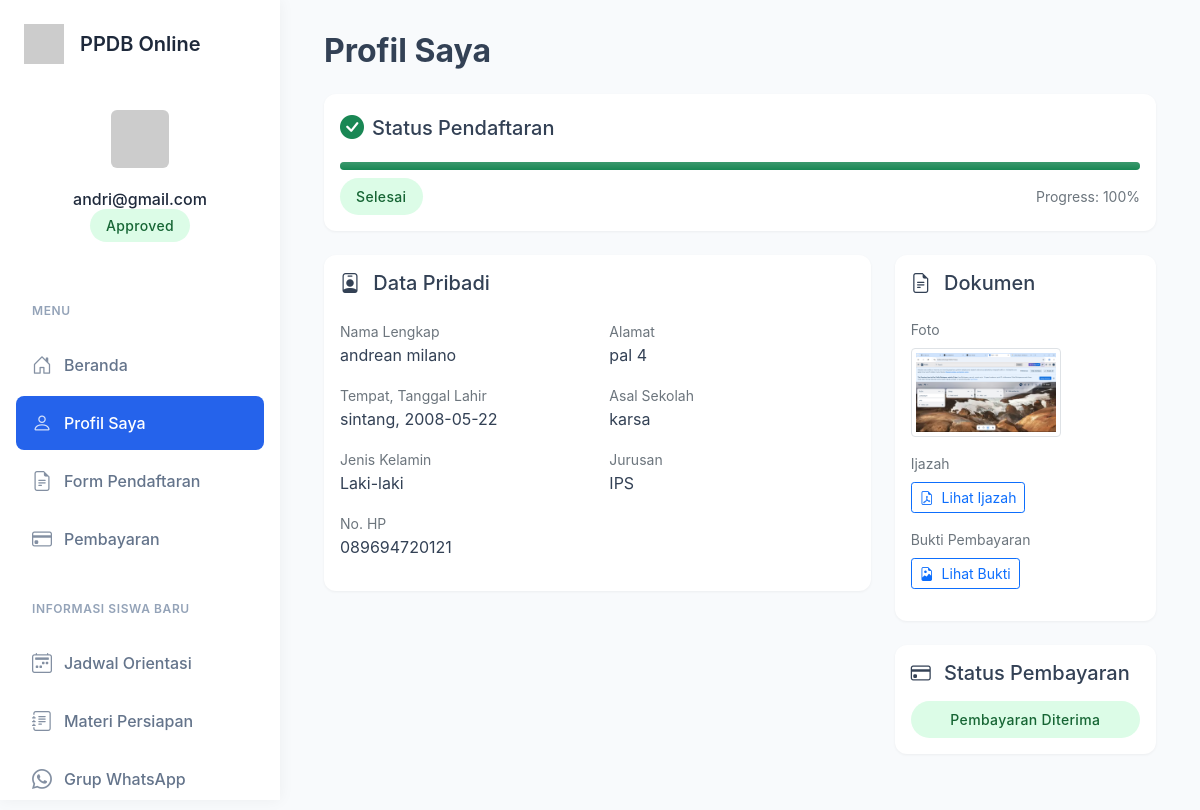
Page /profile (signed in) on the committed database.
### app.py (models this page shows, shortened)
class User(db.Model):
    __tablename__ = 'users'  # Explicitly define table name
    id = db.Column(db.Integer, primary_key=True)
    username = db.Column(db.String(100), unique=True, nullable=False)
    password = db.Column(db.String(200), nullable=False)
    is_admin = db.Column(db.Boolean, default=False)
    is_verified = db.Column(db.Boolean, default=False)  # Add this attribute
    formulir = db.relationship('Formulir', back_populates='user')  # Add this relationship
    posts = db.relationship('ForumPost', backref='author', lazy=True)
    comments = db.relationship('ForumComment', backref='author', lazy=True)

class Formulir(db.Model):
    id = db.Column(db.Integer, primary_key=True)
    user_id = db.Column(db.Integer, db.ForeignKey('users.id'), nullable=False)
    user = db.relationship('User', back_populates='formulir')
    nama_lengkap = db.Column(db.String(100))
    tempat_lahir = db.Column(db.String(100))
    tanggal_lahir = db.Column(db.String(100))
    jenis_kelamin = db.Column(db.String(20))
    alamat = db.Column(db.String(200))
    asal_sekolah = db.Column(db.String(200))
    jurusan = db.Column(db.String(100))
    no_hp = db.Column(db.String(20))
    foto_path = db.Column(db.String(200))
    ijazah_path = db.Column(db.String(200))
    pembayaran_path = db.Column(db.String(200))
    pembayaran_status = db.Column(db.String(20), default='belum')
    verifikasi_status = db.Column(db.String(20), default='belum')

### app.py (the view)
    def wrapper(*args, **kwargs):
        if 'user_id' not in session:
            flash('Anda perlu masuk terlebih dahulu.')
            return redirect(url_for('login'))
        return f(*args, **kwargs)

### templates/profile.html (shortened to what this page needs)
{% extends "base.html" %}
{% block content %}
<div class="row">
    <div class="col-12 mb-4">
        <h2 class="fw-bold mb-4">Profil Saya</h2>
        {% if formulir %}
        <div class="card mb-4">
            <div class="card-body">
                <div class="d-flex align-items-center mb-3">
                    <i class="bi bi-check-circle-fill fs-4 me-2 {% if formulir.verifikasi_status == 'approved' %}text-success{% elif formulir.verifikasi_status == 'pending' %}text-warning{% else %}text-danger{% endif %}"></i>
                    <h5 class="mb-0">Status Pendaftaran</h5>
                </div>
                {% set progress = 100 if formulir.verifikasi_status == 'approved' and formulir.pembayaran_status == 'approved'
                            else 75 if formulir.verifikasi_status == 'approved'
                            else 50 if formulir.verifikasi_status == 'pending'
                            else 25 if formulir.verifikasi_status == 'rejected'
                            else 0 %}
                <div class="progress rounded-pill mb-2" style="height: 15px;">
                    <div class="progress-bar bg-gradient {{ 'bg-success' if formulir.verifikasi_status == 'approved' and formulir.pembayaran_status == 'approved'
                                        else 'bg-info' if formulir.verifikasi_status == 'approved'
                                        else 'bg-warning' if formulir.verifikasi_status == 'pending'
                                        else 'bg-danger' }}"
                         role="progressbar"
                         style="width: {{ progress }}%">
                    </div>
                </div>
                <div class="d-flex justify-content-between align-items-center">
                    <span class="status-badge {{ 'status-approved' if formulir.verifikasi_status == 'approved' and formulir.pembayaran_status == 'approved'
                                    else 'status-pending' if formulir.verifikasi_status == 'pending'
                                    else 'status-rejected' }}">
                        {{ "Selesai" if formulir.verifikasi_status == 'approved' and formulir.pembayaran_status == 'approved'
                           else "Menunggu Pembayaran" if formulir.verifikasi_status == 'approved'
                           else formulir.verifikasi_status|title }}
                    </span>
                    <small class="text-muted">Progress: {{ progress }}%</small>
                </div>
            </div>
        </div>
        <div class="row">
            <div class="col-md-8">
                <div class="card mb-4">
                    <div class="card-body">
                        <h5 class="card-title mb-4">
                            <i class="bi bi-person-badge me-2"></i>
                            Data Pribadi
                        </h5>
                        <div class="row g-4">
                            <div class="col-md-6">
                                <div class="mb-3">
                                    <label class="text-muted small">Nama Lengkap</label>
                                    <p class="mb-0 fw-medium">{{ formulir.nama_lengkap }}</p>
                                </div>
                                <div class="mb-3">
                                    <label class="text-muted small">Tempat, Tanggal Lahir</label>
                                    <p class="mb-0 fw-medium">{{ formulir.tempat_lahir }}, {{ formulir.tanggal_lahir }}</p>
                                </div>
                                <div class="mb-3">
                                    <label class="text-muted small">Jenis Kelamin</label>
                                    <p class="mb-0 fw-medium">{{ formulir.jenis_kelamin }}</p>
                                </div>
                                <div class="mb-3">
                                    <label class="text-muted small">No. HP</label>
                                    <p class="mb-0 fw-medium">{{ formulir.no_hp }}</p>
                                </div>
                            </div>
                            <div class="col-md-6">
                                <div class="mb-3">
                                    <label class="text-muted small">Alamat</label>
                                    <p class="mb-0 fw-medium">{{ formulir.alamat }}</p>
                                </div>
                                <div class="mb-3">
                                    <label class="text-muted small">Asal Sekolah</label>
                                    <p class="mb-0 fw-medium">{{ formulir.asal_sekolah }}</p>
                                </div>
                                <div class="mb-3">
                                    <label class="text-muted small">Jurusan</label>
                                    <p class="mb-0 fw-medium">{{ formulir.jurusan }}</p>
                                </div>
                            </div>
                        </div>
                    </div>
                </div>
            </div>
            <div class="col-md-4">
                <div class="card mb-4">
                    <div class="card-body">
                        <h5 class="card-title mb-4">
                            <i class="bi bi-file-earmark-text me-2"></i>
                            Dokumen
                        </h5>
                        {% if formulir.foto_path %}
                        <div class="mb-3">
                            <label class="text-muted small d-block mb-2">Foto</label>
                            <img src="{{ url_for('static', filename=formulir.foto_path) }}"
                                 class="img-thumbnail" style="max-width: 150px" alt="Foto profil">
                        </div>
                        {% endif %}
                        {% if formulir.ijazah_path %}
                        <div class="mb-3">
                            <label class="text-muted small d-block mb-2">Ijazah</label>
                            <a href="{{ url_for('static', filename=formulir.ijazah_path) }}"
                               class="btn btn-sm btn-outline-primary" target="_blank">
                               <i class="bi bi-file-earmark-pdf me-1"></i>
                               Lihat Ijazah
                            </a>
                        </div>
                        {% endif %}
                        {% if formulir.pembayaran_path %}
                        <div class="mb-3">
                            <label class="text-muted small d-block mb-2">Bukti Pembayaran</label>
                            <a href="{{ url_for('static', filename=formulir.pembayaran_path) }}"
                               class="btn btn-sm btn-outline-primary" target="_blank">
                               <i class="bi bi-file-earmark-image me-1"></i>
                               Lihat Bukti
                            </a>
                        </div>
                        {% endif %}
                    </div>
                </div>
                {% if formulir.verifikasi_status == 'approved' %}
                <div class="card">
                    <div class="card-body">
                        <h5 class="card-title mb-3">
                            <i class="bi bi-credit-card me-2"></i>
                            Status Pembayaran
                        </h5>
                        {% if formulir.pembayaran_status == 'approved' %}
                            <div class="status-badge status-approved w-100 text-center">Pembayaran Diterima</div>
                        {% elif formulir.pembayaran_status == 'pending' %}
                            <div class="status-badge status-pending w-100 text-center">Menunggu Verifikasi</div>
                        {% elif formulir.pembayaran_status == 'rejected' %}
                            <div class="status-badge status-rejected w-100 text-center mb-3">Pembayaran Ditolak</div>
                            <a href="{{ url_for('pembayaran') }}" class="btn btn-primary w-100">
                                <i class="bi bi-upload me-1"></i>
                                Upload Ulang Pembayaran
                            </a>
                        {% else %}
                            <a href="{{ url_for('pembayaran') }}" class="btn btn-primary w-100">
                                <i class="bi bi-upload me-1"></i>
                                Upload Pembayaran
                            </a>
                        {% endif %}
                    </div>
                </div>
                {% endif %}
            </div>
        </div>
        {% endif %}
    </div>
</div>
{% endblock %}

### templates/base.html (shortened to what this page needs)
<!DOCTYPE html>
<html>
<head>
  <link href="https://cdn.jsdelivr.net/npm/bootstrap@5.1.3/dist/css/bootstrap.min.css" rel="stylesheet">
  <link rel="stylesheet" href="https://cdn.jsdelivr.net/npm/bootstrap-icons@1.8.1/font/bootstrap-icons.css">
</head>
<body>
  <div class="wrapper">
    <nav class="sidebar">
      <div class="sidebar-header">
        <div class="sidebar-brand">
          <img src="https://ui-avatars.com/api/?name=PPDB&background=2563eb&color=fff" alt="Logo">
          <h4>PPDB Online</h4>
        </div>
        {% if session.user_id %}
        <div class="sidebar-user">
          {% set user = get_current_user() %}
          <img src="https://ui-avatars.com/api/?name={{ user.username }}&background=random" alt="Profile">
          <h6 class="mt-3 mb-1">{{ user.username }}</h6>
          {% set formulir = get_user_formulir() %}
          {% if formulir %}
          <span class="status-badge
                    {% if formulir.verifikasi_status == 'approved' %}status-approved
                    {% elif formulir.verifikasi_status == 'pending' %}status-pending
                    {% else %}status-rejected{% endif %}">
            {{ formulir.verifikasi_status|title }}
          </span>
          {% endif %}
        </div>
        {% endif %}
      </div>
      <div class="sidebar-menu">
        <div class="nav-section">
          <div class="nav-section-title">Menu</div>
          <div class="nav flex-column">
            {% if not session.user_id %}
            <a href="{{ url_for('index') }}" class="nav-link {{ 'active' if request.endpoint == 'index' }}">
              <i class="bi bi-house-door"></i>
              <span>Beranda</span>
            </a>
            <a href="{{ url_for('login') }}" class="nav-link {{ 'active' if request.endpoint == 'login' }}">
              <i class="bi bi-box-arrow-in-right"></i>
              <span>Login</span>
            </a>
            <a href="{{ url_for('register') }}" class="nav-link {{ 'active' if request.endpoint == 'register' }}">
              <i class="bi bi-person-plus"></i>
              <span>Daftar</span>
            </a>
            {% else %}
            <a href="{{ url_for('index') }}" class="nav-link {{ 'active' if request.endpoint == 'index' }}">
              <i class="bi bi-house-door"></i>
              <span>Beranda</span>
            </a>
            <a href="{{ url_for('profile') }}" class="nav-link {{ 'active' if request.endpoint == 'profile' }}">
              <i class="bi bi-person"></i>
              <span>Profil Saya</span>
            </a>
            <a href="{{ url_for('verifikasi') }}" class="nav-link {{ 'active' if request.endpoint == 'verifikasi' }}">
              <i class="bi bi-file-earmark-text"></i>
              <span>Form Pendaftaran</span>
            </a>
            {% set formulir = get_user_formulir() %}
            {% if formulir and formulir.verifikasi_status == 'approved' %}
            <a href="{{ url_for('pembayaran') }}" class="nav-link {{ 'active' if request.endpoint == 'pembayaran' }}">
              <i class="bi bi-credit-card"></i>
              <span>Pembayaran</span>
            </a>
            {% if formulir.pembayaran_status == 'approved' %}
            <div class="nav-section-title mt-4">Informasi Siswa Baru</div>
            <a href="{{ url_for('jadwal_orientasi') }}" class="nav-link {{ 'active' if request.endpoint == 'jadwal_orientasi' }}">
              <i class="bi bi-calendar2-week"></i>
              <span>Jadwal Orientasi</span>
            </a>
            <a href="{{ url_for('materi_persiapan') }}" class="nav-link {{ 'active' if request.endpoint == 'materi_persiapan' }}">
              <i class="bi bi-journal-text"></i>
              <span>Materi Persiapan</span>
            </a>
            <a href="{{ url_for('grup_wa') }}" class="nav-link {{ 'active' if request.endpoint == 'grup_wa' }}">
              <i class="bi bi-whatsapp"></i>
              <span>Grup WhatsApp</span>
            </a>
            {% endif %}
            {% endif %}
            {% endif %}
          </div>
        </div>
      </div>
    </nav>
    <div class="content">
      <div class="container-fluid">
        {% block content %}{% endblock %}
      </div>
    </div>
  </div>
</body>
</html>

### rows in the picture
User: username "andri@gmail.com"
Formulir: verifikasi_status "Approved", verifikasi_status+pembayaran_status "Selesai", nama_lengkap "andrean milano", tempat_lahir "sintang", tanggal_lahir "2008-05-22", jenis_kelamin "Laki-laki", no_hp "089694720121", alamat "pal 4", asal_sekolah "karsa", jurusan "IPS", foto_path (picture)

### other values in the picture
{{ progress }} "100"
